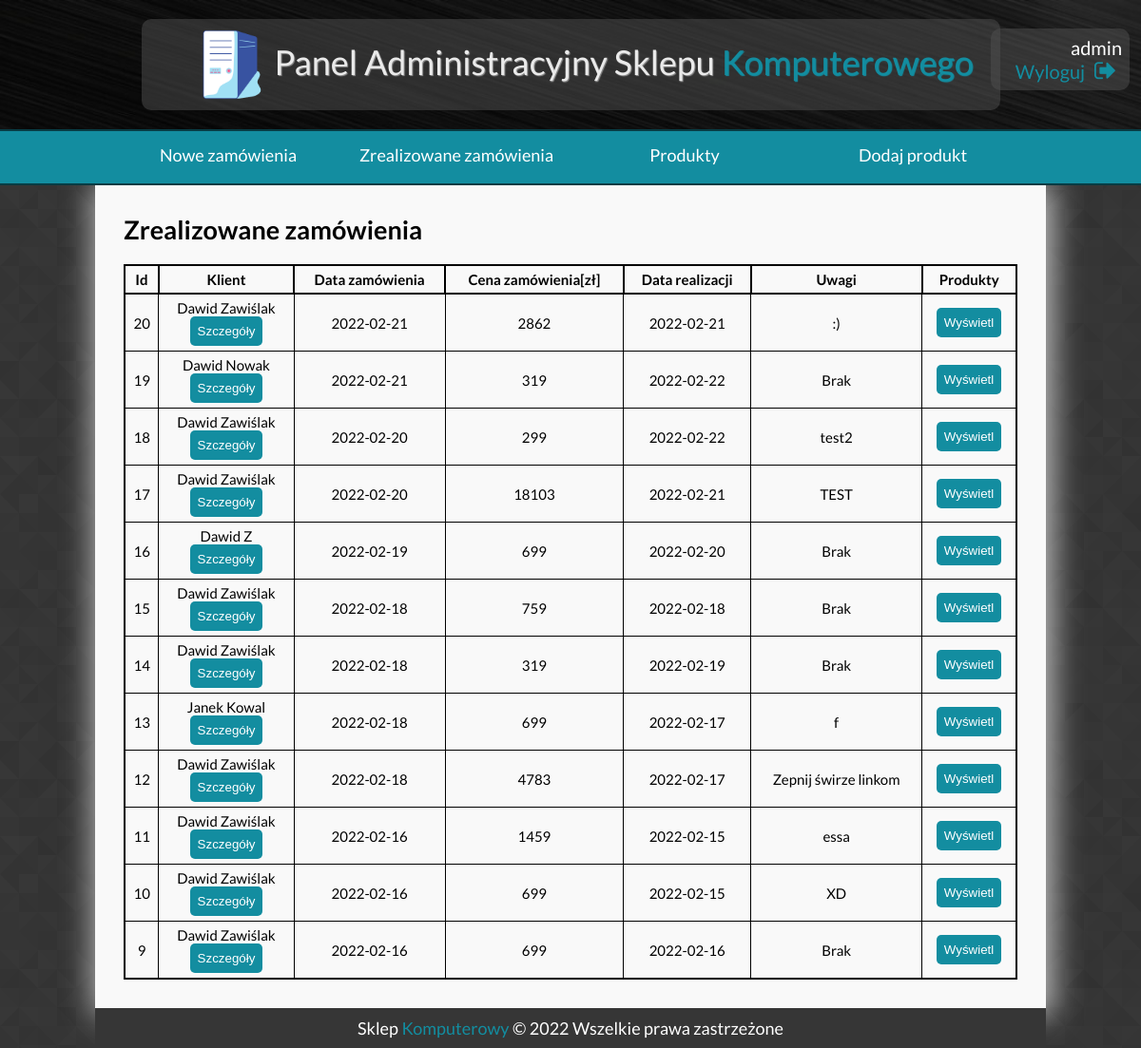
The page /admin_panel/sent_orders.php (signed in) on the database its author committed.
### tables this page shows
CREATE TABLE `zamowienia` (
  `id_zamowienia` int(11) NOT NULL,
  `id_klienta` int(11) NOT NULL,
  `id_produkty` int(11) NOT NULL,
  `data_zamowienia` date DEFAULT NULL,
  `cena_zamowienia` int(11) DEFAULT NULL,
  `data_realizacji` date DEFAULT NULL,
  `wyslano` tinyint(1) NOT NULL,
  `uwagi` varchar(250) DEFAULT NULL
);

CREATE TABLE `klienci` (
  `id_klienta` int(11) NOT NULL,
  `imie` varchar(25) NOT NULL,
  `nazwisko` varchar(25) NOT NULL,
  `telefon` int(9) DEFAULT NULL,
  `email` varchar(30) DEFAULT NULL,
  `login` varchar(30) NOT NULL,
  `haslo` varchar(255) NOT NULL,
  `miasto` varchar(25) DEFAULT NULL,
  `kod_pocztowy` varchar(6) DEFAULT NULL,
  `adres` varchar(50) DEFAULT NULL,
  `ilosc_zamowien` int(11) NOT NULL DEFAULT 0
);

### admin_panel/sent_orders.php (the view, shortened to what this page needs)
<?php
require 'dbfunc.php';
?>
<!DOCTYPE html>
<html lang="pl">
<head>
	<link rel="stylesheet" href="res/fontello/css/fontello.css" type="text/css">
	<link rel="stylesheet" href="css/core.css" type="text/css">
	<link rel="stylesheet" href="css/nav.css" type="text/css">
</head>
<body>
	<div id="site">
			<div id="header">
					<div id="logo">
							<img src="res/img/logo.png" alt="logo" style="height: 90px;float: left;">
							<div style="float: left; padding-top: 20px;">Panel Administracyjny Sklepu <span style="color: #138DA0;text-shadow: 1px 1px 1px #138DA0;">Komputerowego</span></div>
					</div>
					<div id="side">
            <?php echo $_SESSION['log_adm']."<br>"; ?>
            <a href="logout.php">Wyloguj <i class="icon-logout"></i></a>
					</div>
			</div>
		<div id="nav">
			<ul>
        <li>	<a href="index.php">Nowe zamówienia         </a></li>
				<li>	<a href="sent_orders.php">Zrealizowane zamówienia	</a></li>
				<li>	<a href="products.php">Produkty    			</a></li>
				<li>	<a href="add_product.php">Dodaj produkt  	</a></li>
			</ul>
		</div>
  <div id="content">
    <h2>Zrealizowane zamówienia</h2>
    <table>
      <thead>
        <tr>
          <th>Id</th>
          <th>Klient</th>
          <th>Data zamówienia</th>
          <th>Cena zamówienia[zł]</th>
          <th>Data realizacji</th>
          <th>Uwagi</th>
          <th>Produkty</th>
        </tr>
      </thead>
      <tbody>
      <?php
        $conn = new mysqli($host, $dbuser, $dbpass, $dbname);
          $query = "SELECT klienci.imie, klienci.nazwisko, zamowienia.* FROM klienci NATURAL JOIN zamowienia ORDER BY id_zamowienia DESC";
          $result = mysqli_query($conn, $query);
          while($row = $result->fetch_assoc())
          {
            if($row["wyslano"] == 1)
            {
              echo "<tr>";
                echo "<td>".$row['id_zamowienia']."</td>";
                echo "<td>".$row['imie']." ".$row['nazwisko'];
                echo '<form action="client.php" method="POST">';
                echo '<input type="submit" value="Szczegóły">';
                echo '</form></td>';
                echo "<td>".$row['data_zamowienia']."</td>";
                echo "<td>".$row['cena_zamowienia']."</td>";
                echo "<td>".$row['data_realizacji']."</td>";
                echo '<td>';
                if (empty($row["uwagi"]))
                    echo "Brak";
                else
                    echo ($row['uwagi']);
                echo '</td>';
                echo '<td><form action="show_products.php" method="POST">';
                echo '<input type="submit" value="Wyświetl">';
                echo '</form></td>';
              echo "</tr>";
            }
          }
      ?>
      </tbody>
    </table>
	</div>
	<div id="footer">
		Sklep <span style="color: #138DA0">Komputerowy</span> &copy; 2022 Wszelkie prawa zastrzeżone
	</div>
</div>
</body>
</html>

### admin_panel/css/core.css (style rules this page uses)
body { background-image: url("../res/img/prism.png"); color: #FFFFFF; font-family: 'Lato', sans-serif; font-size: 18px; margin: 0 !important; }
h2, h3 { margin: 0; padding: 0; }
#site { width: 100%; }
#header { width: 100%; padding: 20px 0; background-image: url("../res/img/2.jpg"); background-size: cover; }
#logo { width: 850px; font-size: 36px; margin: 0 auto; color: #EAEAEA; text-shadow: 1px 1px 1px #919191; border-radius: 10px; background: rgba(80,80,80,0.5); padding: 3px; padding-left: 50px; }
#side { min-width: 130px; position: absolute; right: 1vw; top: 30px; font-size: 20px; border-radius: 10px; text-align: right; background: rgba(80,80,80,0.5); padding: 8px; }
#side a:link, #side a:visited { text-decoration: none; color: #138DA0; }
#content { background-color: #f9f9f9; width: 940px; color: #000; margin: 0 auto; -webkit-box-shadow: 3px 3px 30px 5px rgba(204,204,204,0.9); -moz-box-shadow: 3px 3px 30px 5px rgba(204,204,204,0.9); box-shadow: 3px 3px 30px 5px rgba(204,204,204,0.9); padding: 30px; }
#footer { width: 1000px; margin: 0 auto; text-align: center; background-color: #363636; color: #FFF; padding: 10px 0; clear: both; }
table { font-size: 15px; margin-top: 20px; width: 100%; border: 2px solid black; border-collapse: collapse; }
td, th { padding: 5px; border-collapse: collapse; border: 1px solid black; text-align: center; }
th { border: 2px solid black; }
input[type=submit] { background-color: #138DA0; padding: 8px; color: #FFF; text-align: center; border: none; border-radius: 5px; cursor: pointer; }

### admin_panel/css/nav.css (style rules this page uses)
#nav { width: 100%; padding: 5px 0; background-color: #138DA0; text-align: center; border-top: 2px solid #083C44; border-bottom: 2px solid #083C44; position: relative; z-index: 100; }
#nav ul { padding: 0; margin: 0; list-style-type: none; font-size: 18px; line-height: 230%; display: inline-block; }
#nav ul a { color: #FFFFFF; text-decoration: none; display: block; transition: all .2s; }
#nav ul > li { float: left; width: 240px; }

### rows shown on the page
zamowienia: id_zamowienia "20", id_klienta.imie "Dawid", id_klienta.nazwisko "Zawiślak", data_zamowienia "2022-02-21", cena_zamowienia "2862", data_realizacji "2022-02-21", uwagi ":)"
zamowienia: id_zamowienia "19", id_klienta.imie "Dawid", id_klienta.nazwisko "Nowak", data_zamowienia "2022-02-21", cena_zamowienia "319", data_realizacji "2022-02-22", uwagi "Brak"
zamowienia: id_zamowienia "18", id_klienta.imie "Dawid", id_klienta.nazwisko "Zawiślak", data_zamowienia "2022-02-20", cena_zamowienia "299", data_realizacji "2022-02-22", uwagi "test2"
zamowienia: id_zamowienia "17", id_klienta.imie "Dawid", id_klienta.nazwisko "Zawiślak", data_zamowienia "2022-02-20", cena_zamowienia "18103", data_realizacji "2022-02-21", uwagi "TEST"
zamowienia: id_zamowienia "16", id_klienta.imie "Dawid", id_klienta.nazwisko "Z", data_zamowienia "2022-02-19", cena_zamowienia "699", data_realizacji "2022-02-20", uwagi "Brak"
zamowienia: id_zamowienia "15", id_klienta.imie "Dawid", id_klienta.nazwisko "Zawiślak", data_zamowienia "2022-02-18", cena_zamowienia "759", data_realizacji "2022-02-18", uwagi "Brak"
zamowienia: id_zamowienia "14", id_klienta.imie "Dawid", id_klienta.nazwisko "Zawiślak", data_zamowienia "2022-02-18", cena_zamowienia "319", data_realizacji "2022-02-19", uwagi "Brak"
zamowienia: id_zamowienia "13", id_klienta.imie "Janek", id_klienta.nazwisko "Kowal", data_zamowienia "2022-02-18", cena_zamowienia "699", data_realizacji "2022-02-17", uwagi "f"
zamowienia: id_zamowienia "12", id_klienta.imie "Dawid", id_klienta.nazwisko "Zawiślak", data_zamowienia "2022-02-18", cena_zamowienia "4783", data_realizacji "2022-02-17", uwagi "Zepnij świrze linkom"
zamowienia: id_zamowienia "11", id_klienta.imie "Dawid", id_klienta.nazwisko "Zawiślak", data_zamowienia "2022-02-16", cena_zamowienia "1459", data_realizacji "2022-02-15", uwagi "essa"
zamowienia: id_zamowienia "10", id_klienta.imie "Dawid", id_klienta.nazwisko "Zawiślak", data_zamowienia "2022-02-16", cena_zamowienia "699", data_realizacji "2022-02-15", uwagi "XD"
zamowienia: id_zamowienia "9", id_klienta.imie "Dawid", id_klienta.nazwisko "Zawiślak", data_zamowienia "2022-02-16", cena_zamowienia "699", data_realizacji "2022-02-16", uwagi "Brak"

### other values the page prints
$_SESSION['log_adm'] "admin"
